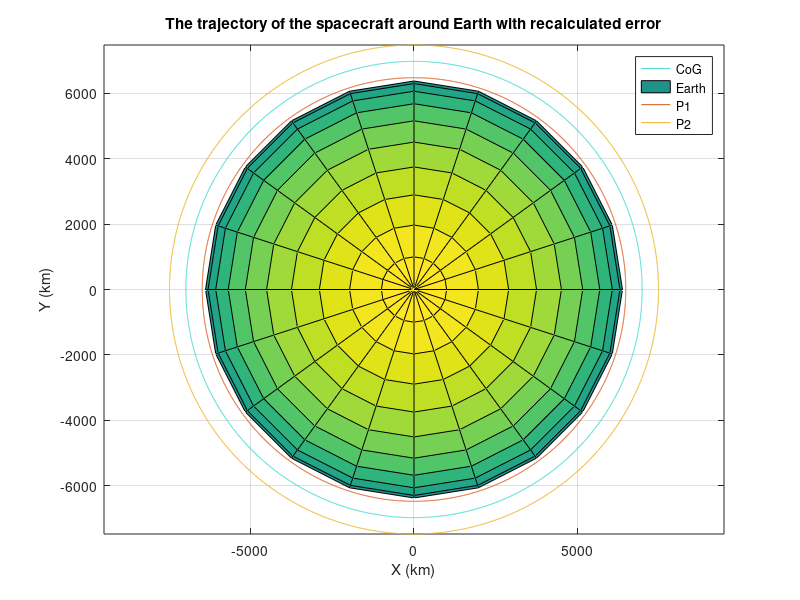
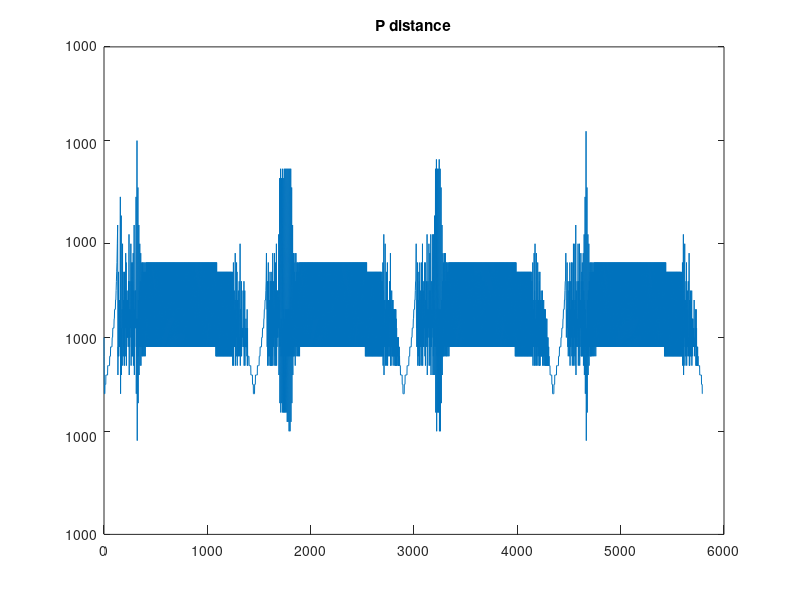
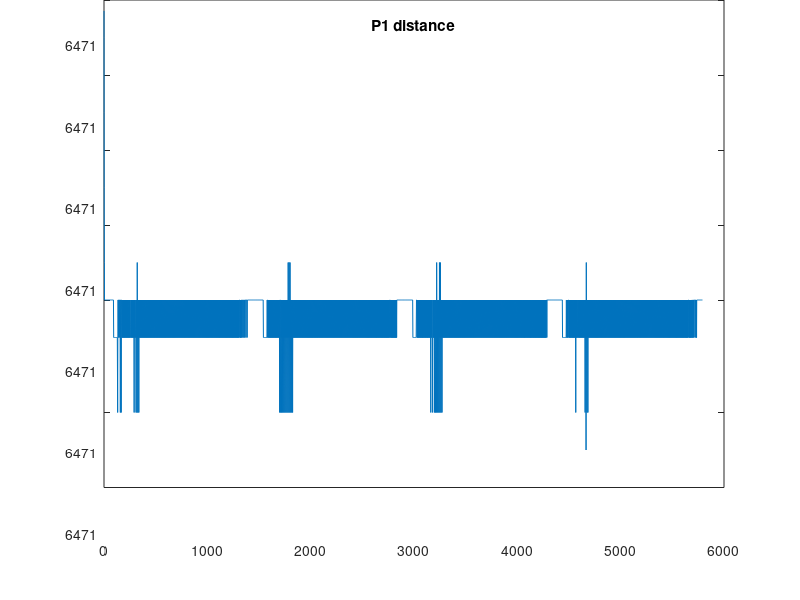
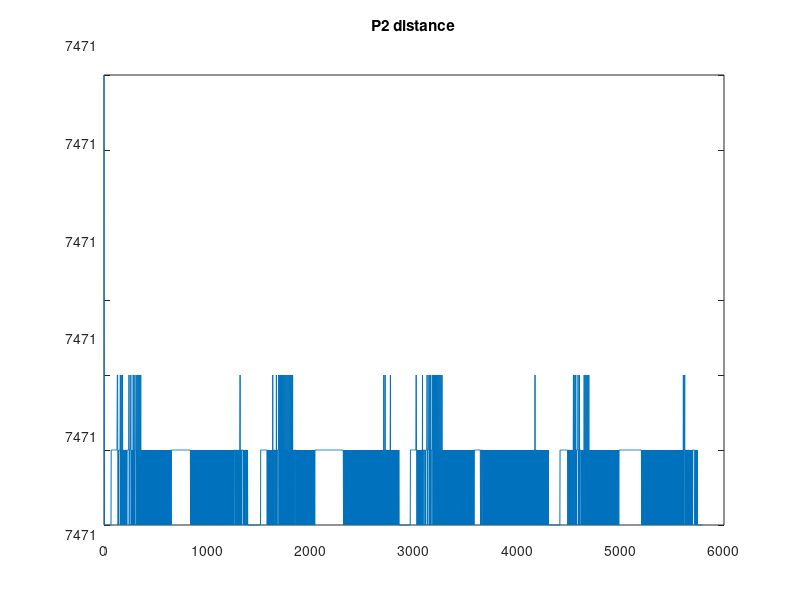

Recreate these plots in MATLAB, in order.
function diss_test2_3
fprintf('\n')
warning('off')

% Provides orbit of satellite in Circular orbit, i = 0

% Earth
mu = 398600; %km^3 s^-2
RE = 6371; %km
%g0 = 9.81e-3; %km/s
karmin_line = 100; %km

% input
inputs = {'Number of rotations per orbit: (Recommended 1-3)','Length of tether: (Recommended 100-1800)'};
title_input = 'Rotations and Length';
dims = [1 40];
hint = {'1','1000'};
control = inputdlg(inputs,title_input,dims,hint);
rot_orbit = str2double(control{1}); %Number of rotations per orbit
sat_length = str2double(control{2}); %Length of tether
fprintf('Number of rotations = %g\n',rot_orbit)
fprintf('Length of tether = %gkm\n\n',sat_length)

% Sat information

sat_radius = sat_length/2; %km
a = RE + sat_radius + karmin_line; % Distance from centre of the Earth
theta_s = 0; %theta at the start of the run

% Orbit information
T = 2 * pi * sqrt(a^3/mu); % Time period
v_orb = (2*pi*a)/T; % Orbital velocity
delta_theta = 2*pi*rot_orbit; % Total angle change over orbit 

omega = delta_theta/T; % Angular velocity

% Cartesian Coordinates
% As the satellite is orbiting the equator, we will look in the [x y]
% coordinates
e_hat_r = [cos(theta_s); sin(theta_s)]; % Unit vector
r_ = a*e_hat_r; % Postions vector [X Y 0]
e_hat_theta = [-sin(theta_s); cos(theta_s)];
v_ = v_orb*e_hat_theta; % Velocity vector [x y 0]

r_P1_orb = a-sat_radius; % v = d/t where d = pi*diameter
r_P2_orb = a+sat_radius;

r_P1 = r_P1_orb*e_hat_r;
r_P2 = r_P2_orb*e_hat_r;

v_P1_orb = (2*pi*(a-sat_radius))/T;
v_P2_orb = (2*pi*(a+sat_radius))/T;

v_P1 = v_P1_orb.*e_hat_theta;%((2*pi*(a-sat_radius))/T)*e_hat_theta;
v_P2 = v_P2_orb.*e_hat_theta;%((2*pi*(a+sat_radius))/T)*e_hat_theta;

theta = theta_s;

% Initial conditions
initial_conditions = [r_(1) r_(2) v_(1) v_(2) theta 0 r_P1(1) r_P1(2)...
    r_P2(1) r_P2(2) v_P1(1) v_P1(2) v_P2(1) v_P2(2)];
tic
fprintf('Please wait while I run some calculations,\nyour buisness is important to us... *♫Hold Music♫*\n\n')

U = initial_conditions;
%options = odeset('abstol',0.0001,'reltol',0.00001);

[~,U] = ode23(@loving_life, [0 T], U);%, options);
x = U(:,1); y = U(:,2); u_CoG = U(:,3); v_CoG = U(:,4); theta = U(:,5); ...
    time = U(:,6); x_P1 = U(:,7); y_P1 = U(:,8); x_P2 = U(:,9); ...
    y_P2 = U(:,10); u_P1 = U(:,11); v_P1 = U(:,12); u_P2 = U(:,13);...
    v_P2 = U(:,14);
 
fprintf('Thank you for waiting \n\n')

%fprintf('The difference between the inital and final position of the trajectory is %0.2gkm (%0.4gkm)\n',close_diff,close_diff)

figure(1)
plot(x,y,'color',[61/255 217/255 201/255])

xlabel('X (km)'),ylabel('Y (km)'),zlabel('Z (km)'),title('The trajectory of the spacecraft around Earth with recalculated error')
grid on
hold on
[X,Y,Z] = sphere;
surf(X*RE,Y*RE,Z*RE)
axis equal

toc

plot(x_P1, y_P1)

plot(x_P2, y_P2)
legend CoG Earth P1 P2
hold off

P_dist_hold = sqrt((x_P1-x_P2).^2+(y_P1-y_P2).^2);
P1_dist = sqrt(x_P1.^2+y_P1.^2);
P2_dist = sqrt(x_P2.^2+y_P2.^2);


figure(2)
plot(time,P_dist_hold)
title('P distance')
%ylim([min(P_dist_hold)-1 max(P_dist_hold)+1])

figure(3)
plot(time,P1_dist)
title('P1 distance')
%ylim([min(P1_dist)-1 max(P1_dist)+1])

figure(4)
plot(time,P2_dist)
title('P2 distance')
%ylim([min(P2_dist)-1 max(P2_dist)+1])

velo_P1 = sqrt(u_P1.^2+v_P1.^2);
velo_P2 = sqrt(u_P2.^2+v_P2.^2);
velo_CoG = sqrt(u_CoG.^2+v_CoG.^2);

figure(5)
plot(time,velo_P1)
title('P1 velocity')
%ylim([min(velo_P1)-1 max(velo_P1)+1])

figure(6)
plot(time,velo_P2)
title('P2 velocity')
%ylim([min(velo_P2)-1 max(velo_P2)+1])

figure(7)
plot(time,velo_CoG)
title('CoG velocity')
%ylim([min(velo_CoG)-1 max(velo_CoG)+1])


fprintf('%g\n',mean(P_dist_hold))
fprintf('%g\n',mean(P1_dist))
fprintf('%g\n',mean(P2_dist))

function dU = loving_life(t,U)
    dU = zeros(size(U));
    x = U(1);
    y = U(2);
    u_CoG = U(3);
    v_CoG = U(4);
    theta = U(5);
    time = U(6);
    x_P1 = U(7); 
    y_P1 = U(8); 
    x_P2 = U(9); 
    y_P2 = U(10); 
    u_P1 = U(11); 
    v_P1 = U(12); 
    u_P2 = U(13); 
    v_P2 = U(14); 
    
    % Equations for delta of each value
    r = sqrt(x^2 + y^2);
    
    dU(1) = u_CoG;
    dU(2) = v_CoG;
    dU(3) = -(mu*x)/r^3;
    dU(4) = -(mu*y)/r^3;

    dU(5) = omega*(t-time);
    dU(6) = t - time;
    theta = omega*t;
    e_hat_rP = [cos(theta); sin(theta)];
    
    dU(7) = (x - x_P1) - (sat_radius*e_hat_rP(1));
    dU(8) = (y - y_P1) - (sat_radius*e_hat_rP(2));
    dU(9) = (x- x_P2) + (sat_radius*e_hat_rP(1));
    dU(10) = (y - y_P2) + (sat_radius*e_hat_rP(2));

    r_P1 = sqrt(x_P1^2 + y_P1^2);
    r_P2 = sqrt(x_P2^2 + y_P2^2);

    %e_hat_thetaP = [-sin(theta); cos(theta)];

    dU(11) = dU(7) - u_P1;
    dU(12) = dU(8) - v_P1; 
    %((2*pi*(y_P1-sat_radius))/T)*e_hat_thetaP(2); %(y - y_P1)*e_hat_thetaP(2);
    dU(13) = dU(9) - u_P2;
    dU(14) = dU(10) - v_P2;
end
end